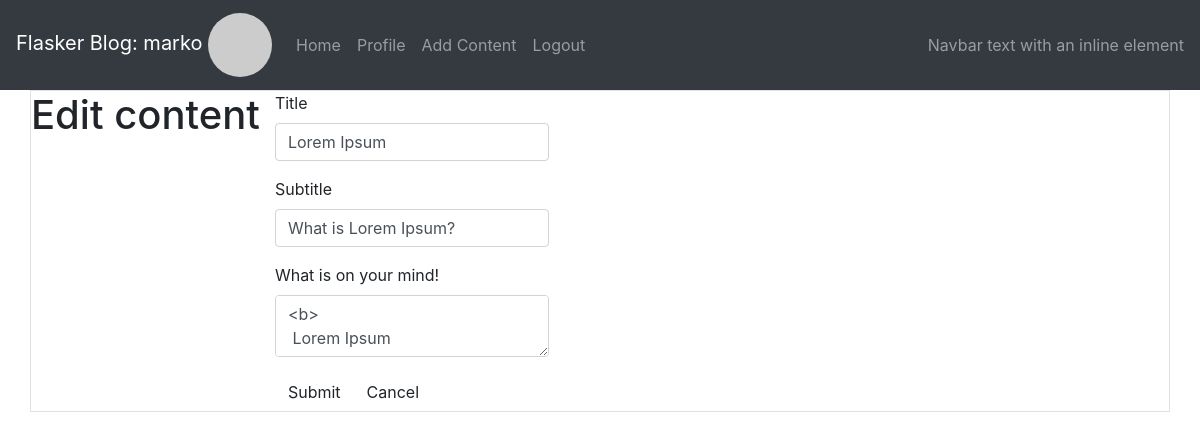
Screenshot of /edit_page/2 (signed in) with the database file from the repository.
### app/models.py (models this page shows, shortened)
class User(UserMixin, db.Model):
    id = db.Column(db.Integer, primary_key=True)
    username = db.Column(db.String(64), index=True, unique=True)
    email = db.Column(db.String(120), index=True, unique=True)
    password_hash = db.Column(db.String(128))
    about_me = db.Column(db.String(140))
    last_seen = db.Column(db.DateTime, default=datetime.utcnow)
    article = db.relationship("Article", backref="author", lazy="dynamic")
    def avatar(self, size):
        digest = md5(self.email.lower().encode("utf-8")).hexdigest()
        return f"https://www.gravatar.com/avatar/{digest}?d=identicon&r=x&s={size}"

class Article(db.Model):
    id = db.Column(db.Integer, primary_key=True)
    title = db.Column(db.String(64))
    subtitle = db.Column(db.String(128))
    body = db.Column(db.String(140))
    timestamp = db.Column(db.DateTime, index=True, default=datetime.utcnow)
    user_id = db.Column(db.Integer, db.ForeignKey("user.id"))

### app/content/routes.py (the view)
@bp.route("/edit_page/<id>", methods=["GET", "POST"])
@login_required
def edit_page(id=None):
    form = EditPostForm()
    post = Article.query.get(id)
    if form.validate_on_submit():
        if request.form.get("cancel"):
            return redirect(url_for("main.index"))
        else:
            post.title = form.title.data
            post.subtitle = form.subtitle.data
            post.body = handlers.img_proc(form.post.data)
            db.session.commit()
            flash("You have edited post successfully!!")
            return redirect(url_for("main.index"))
    elif request.method == "GET":
        form.title.data = post.title
        form.subtitle.data = post.subtitle
        form.post.data = post.body
    return render_template("edit_page.html", title="Edit Post Content", form=form)

### app/content/forms.py
class EditPostForm(FlaskForm):
    title = StringField("Title", validators=[DataRequired()])
    subtitle = StringField("Subtitle", validators=[DataRequired()])
    post = TextAreaField("What is on your mind!", validators=[DataRequired()], id="summernote")
    submit = SubmitField("Submit")
    cancel = SubmitField("Cancel")

### app/models.py (called while the page is built)
@login.user_loader
def load_user(id):
    return User.query.get(int(id))

### app/content/templates/edit_page.html (shortened to what this page needs)
{% extends 'base.html' %}
{% import 'bootstrap/wtf.html' as wtf %}
{% block app_content %}
    <h1>Edit content</h1>
    {% if form %}
    <div>
        <div class="col-md">
            {{ wtf.quick_form(form) }}
        </div>
    </div>
    {% endif %}
{% endblock app_content %}

### app/templates/base.html (shortened to what this page needs)
{% extends 'bootstrap/base.html' %}
{% block head %}
    <link rel="stylesheet" href="https://stackpath.bootstrapcdn.com/bootstrap/4.4.1/css/bootstrap.min.css">
    <link href="https://cdn.jsdelivr.net/npm/summernote@0.8.18/dist/summernote-bs4.min.css" rel="stylesheet">
    <link rel="stylesheet" href="{{url_for('static', filename='style.css')}}">
{% endblock %}
{% block navbar %}
    <nav class="navbar sticky-top navbar-expand-lg navbar-dark bg-dark">
        <a class="navbar-brand" href="{{ url_for('main.user', username=current_user.username) }}">Flasker Blog: {{ current_user.username }}
            {% if current_user.is_anonymous %}
            <img style="max-height: 64px; max-width: 64px;" class="rounded-circle" src="{{ url_for('static', filename='profile-pic-dummy.png') }}">
            {% else %}
            <img style="max-height: 64px; max-width: 64px;" class="rounded-circle" src="{{ current_user.avatar(64) }}">
            {% endif %}
        </a>
        <div class="collapse navbar-collapse" id="navbarText">
            <ul class="navbar-nav mr-auto">
                <li class="nav-item {% if request.endpoint == 'main.index' %}active{% endif %}">
                    <a class="nav-link" href="{{ url_for('main.index') }}">Home</a>
                </li>
                {% if current_user.is_anonymous %}
                <li class="nav-item{% if request.endpoint == 'auth.login' %} active{% endif %}">
                    <a class="nav-link" href="{{ url_for('auth.login') }}">Login</a>
                </li>
                <li class="nav-item{% if request.endpoint == 'auth.register' %} active{% endif %}">
                    <a class="nav-link" href="{{ url_for('auth.register') }}">Create an account</a>
                </li>
                {% else %}
                <li class="nav-item{% if request.endpoint == 'main.user' %} active{% endif %}">
                    <a class="nav-link" href="{{ url_for('main.user', username=current_user.username) }}">Profile</a>
                </li>
                <li class="nav-item{% if request.endpoint == 'content.postit' %} active{% endif %}">
                    <a class="nav-link" href="{{ url_for('content.postit') }}">Add Content</a>
                </li>
                <li class="nav-item{% if request.endpoint == 'auth.logout' %} active{% endif %}">
                    <a class="nav-link" href="{{ url_for('auth.logout') }}">Logout</a>
                </li>
                {% endif %}
            </ul>
            <span class="navbar-text">
                Navbar text with an inline element
            </span>
        </div>
    </nav>
{% endblock %}
{% block content %}
    <div class="container-lg border">
        <div class="row">
        {% block app_content %} {% endblock app_content %}
        </div>
    </div>
{% endblock %}

### app/static/style.css (style rules this page uses)
img { width:100%; height:100%; object-position: right; object-fit:cover }

### rows the page displays
User: username "marko"
Article: title "Lorem Ipsum", subtitle "What is Lorem Ipsum?"
